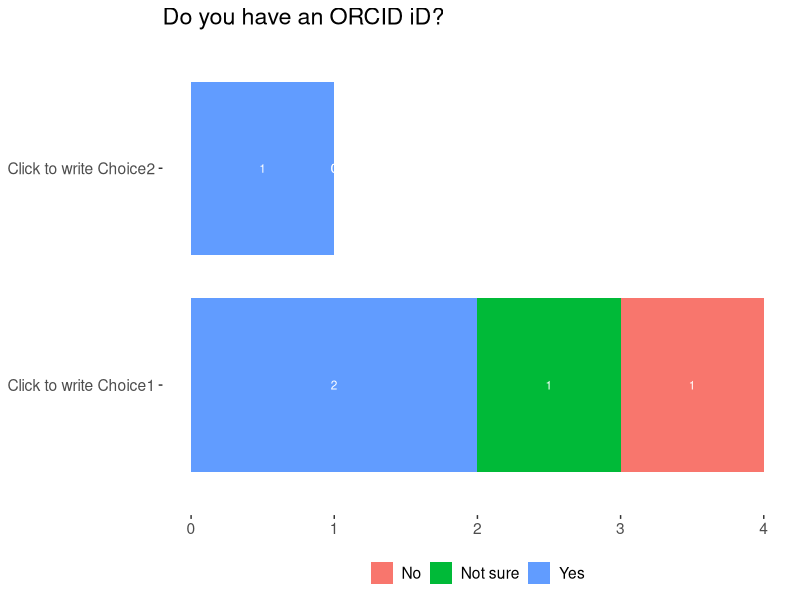
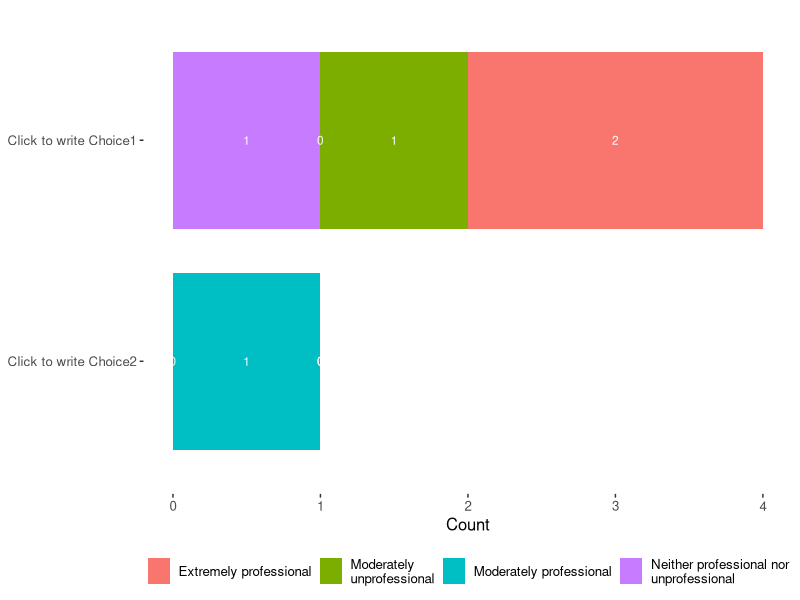

Write R code to recreate these figures, in order. (Note: this script raises an error after producing the figures.)
#!/usr/bin/env Rscript

#####################################LIBRARIES#####################################
library(ggplot2)
library(scales)
library(reshape)
library(gridExtra)
library(grid)
library(dplyr)

#####################################FUNCTIONS#####################################
#wrap labels
#takes as attributes the string value to be wrapped, including categories in a plot, and the width
label_wrap_mod <- function(value, width = 30) {
  sapply(strwrap(as.character(value), width=width, simplify=FALSE), paste, collapse="\n")}

# functions to generate summary of ../results for multiple choice questions
# takes as attributes the dataframe and column name (question ID)
multiSelection <- function(dataset, question)
{
  prefix <- question
  dataset <- dataset[, grep("_TEXT", colnames(dataset), value = TRUE, invert=TRUE)]
  prefix_stack <- melt(dataset, id.vars=c("ResponseId", "count"), measure.vars = grep(toString(prefix), names(dataset), value = TRUE))
  prefix_stack[prefix_stack == ""] <- NA # exclude cases without answer
  prefix_stack <- prefix_stack[complete.cases(prefix_stack),]
  prefix_stack
}

# Arrange graphs together with a single shared legend 
grid_arrange_shared_legend <- function(..., ncol = length(list(...)), nrow = 1, position = c("bottom", "right")) {
  plots <- list(...)
  position <- match.arg(position)
  g <- ggplotGrob(plots[[1]] + theme(legend.position = position))$grobs
  legend <- g[[which(sapply(g, function(x) x$name) == "guide-box")]]
  lheight <- sum(legend$height)
  lwidth <- sum(legend$width)
  gl <- lapply(plots, function(x) x + theme(legend.position="none"))
  gl <- c(gl, ncol = ncol, nrow = nrow)
  
  combined <- switch(position,
                     "bottom" = arrangeGrob(do.call(arrangeGrob, gl),
                                            legend,
                                            ncol = 1,
                                            heights = unit.c(unit(1, "npc") - lheight, lheight)),
                     "right" = arrangeGrob(do.call(arrangeGrob, gl),
                                           legend,
                                           ncol = 2,
                                           widths = unit.c(unit(1, "npc") - lwidth, lwidth)))
  grid.newpage()
  grid.draw(combined)
  
  # return gtable invisibly
  invisible(combined)
}

# plot a multiple choice question as bar chart
# input is the data frame and column name
plotMCQ <- function(data, question){
  data$QID <- toString(question)
  data <- left_join(x=data, y=questions, by=c("Group.1" = "QualtricsID"))
  names(data)[names(data) =="x"] <- "count"
  plot <- ggplot(data, aes(x=label_wrap_mod(subQtext, width=35), y=count))+ coord_flip() +
    geom_bar(stat="Identity", width=0.8) +
    theme(axis.title.y = element_blank(),axis.line=element_line(color="gray90"), text = element_text(size=12), panel.background=element_rect(fill="white"),plot.title = element_text(hjust=0.5)) + 
    #scale_y_continuous(breaks=pretty_breaks(n=10)) + 
    geom_text(aes(label=count),position=position_stack(vjust=0.5), colour="white") +
    xlab("count")
  plot
}

# plot a simple question as column chart
# input is the data frame and column name
plotSimpleQ <- function(data, question){
  data <- left_join(x=data, y=subset(options, QID == toString(question), select=c("option", "optionText")), by=c("Var1" = "option"))
  plot <- ggplot(data, aes(x=label_wrap_mod(data$optionText, width=35), y = Freq, fill=data$optionText)) +
    geom_bar(stat="identity", width=0.8) +
    theme(legend.position="none", axis.title.x = element_blank(), axis.line=element_line(color="gray90"), text = element_text(size=12), panel.background=element_rect(fill="white"),plot.title = element_text(hjust=0.5)) + 
    scale_y_continuous(breaks=pretty_breaks(n=10)) + 
    geom_text(aes(label= Freq),vjust=0, hjust=1.5, color="gray40")+
    geom_text(aes(label = scales::percent((Freq)/sum(Freq)), y= (Freq)/2), vjust =0, color="white")
  plot
}

# plot a matrix question as stacked 100% bar chart
# input is data frame and column name (question ID)
plotMatrixQ <- function(data, question){
  data <- left_join(x=data, y=questions, by=c("Group.1"= "QualtricsID"))
  data$QID <- toString(question)
  data <- left_join(x=data, y=options, by=c("QID", "Group.2" ="option"))
  plot <- ggplot(data, aes(label_wrap_mod(subQtext, width=35),x,fill=optionText))+ coord_flip()+
    geom_bar(stat="Identity", position="stack",width=0.9, color="white") +
    theme(axis.line=element_line(color="gray90"),axis.title.x=element_blank(),axis.ticks.x = element_blank(),axis.title.y = element_blank(), legend.position="top", legend.title = element_blank(),panel.background=element_rect(fill="white"),text = element_text(size=12)) + 
    geom_text(aes(label=x),size=3, position=position_stack(vjust=0.5), color="white")+
    ylab("Count")
  plot
}
##################################### DATA #####################################

AllData <- read.csv("data/ORCIDstudy_survey-generic-v3_num.csv", stringsAsFactors=FALSE)
#extract the response data
data <- AllData[-c(1:2),c(8, 11:length(AllData))]
data$count <- 1

# get a list of all questions and options of the survey based on the Qulatrics data export with question text
#AllData <- read.csv("data/ORCIDstudy_survey-generic-v3_txt.csv", stringsAsFactors=FALSE)
QualtricsID <- names(AllData[11:length(AllData)])
Qualtricstext <- t(AllData[1,11:length(AllData)])
QID <- NA
Qtext <- NA
subQID <- NA
subQtext <- NA
questions <- data.frame(QualtricsID, Qualtricstext, QID, Qtext, subQID, subQtext, row.names=NULL)
names(questions)[names(questions)=="X1"] <- "Qualtricstext"
questions$QID <- gsub("*_.*", "",questions$QualtricsID)
questions$Qtext <- gsub(" -.*","",questions$Qualtricstext)
questions$subQID <- gsub(".*_", "",questions$QualtricsID)
questions$subQtext <- gsub(".* - ","",questions$Qualtricstext)
#save the list to a csv file
write.table(questions,"data/surveyQuestions.csv", sep=",",row.names=FALSE)

#cleaning up...
rm(QualtricsID, Qualtricstext, QID, Qtext, subQID, subQtext)

#Drop-down menus for job roles and schools and single choice questions in qualtrics are not represented in the export
options <- read.csv("data/Options.csv")
options$option <- as.character(options$option)

######################## FREE TEXT ANSWERS ################### 
# Function to create a file with the free-text answers to one of the questions
txtout <- function(data,colname)
{
  filename <- paste("data/", colname,".csv", sep="")
  colNum <- match(toString(colname), names(data))
  responded <- subset(data, data[colNum] !="")
  txtResponses <- responded[c(match("ResponseId", names(data)),match("Q2.1", names(data)),match("Q6.1", names(data)),match("Q6.2", names(data)),colNum)]
  write.csv(txtResponses,file= filename, row.names=FALSE)
}

# Print comments as R-output
printText <- function(colname)
{
  colNum <- match(toString(colname), names(data))
  text <- data[,colNum]
  text <- subset(text, text !="" & text !="n/a" & text !="N/A" & text !="none")
  text
}

### Generate extract of answers to free text questions
freetext <- c("Q2.3_12_TEXT", "Q2.5", "Q2.7", "Q2.8", "Q2.9_9_TEXT", "Q2.13_5_TEXT", "Q2.15", "Q3.2_6_TEXT", "Q3.4", "Q4.1_13_TEXT", "Q5.3", "Q6.3", "Q6.4")
for(i in freetext){
  txtout(data, i)
}

#################### Response by department ################################
# incorporate data about staff/students per department to obtain percentages

dept_data <- as.data.frame(table(subset(data, Q6.1 !="")$Q6.1, subset(data, Q6.1 !="")$Q6.2))

#uncomment and adjust to create categories for staff and students at higher level instead of job groups:
#dept_data$Q6.2 <- gsub("1|2|3|4|7", "Staff", dept_data$Q6.2)
#dept_data$Q6.2 <- gsub("5|6", "Staff", dept_data$Q6.2)

dept_data <- left_join(x=dept_data, y=subset(options, QID =="Q6.1", select=c("option", "optionText")), by=c("Var1" = "option"))
dept_data <- left_join(x=dept_data, y=subset(options, QID =="Q6.2", select=c("option", "optionText")), by=c("Var2" = "option"))

deptResponse_plot <- ggplot(dept_data, aes(x=reorder(optionText.x, Freq, sum), y=Freq, fill=label_wrap_mod(optionText.y, width=25))) + 
         coord_flip()+ geom_bar(stat="Identity", width=0.8) +
       #  scale_fill_manual(values = c("gray65","gray30"))+
         theme(legend.position="bottom", axis.title.y = element_blank(), 
               legend.title = element_blank(), text = element_text(size=12),panel.background=element_rect(fill="white")) +
         geom_text(aes(label= Freq),position=position_stack(vjust=0.5),size=3, color="white") +
         ylab("Count")

#plot ORCID iDs
dept_ORCIDs <- as.data.frame(table(subset(data, Q6.1 !="")$Q6.1, subset(data, Q6.1 !="")$Q2.1))
dept_ORCIDs <- left_join(x=dept_ORCIDs, y=subset(options, QID =="Q6.1", select=c("option", "optionText")), by=c("Var1" = "option"))
dept_ORCIDs <- left_join(x=dept_ORCIDs, y=subset(options, QID=="Q2.1", select=c("option", "optionText")), by=c("Var2" = "option"))

deptORCIDs_plot <- ggplot(dept_ORCIDs, aes(y=Freq, x=optionText.x, fill=optionText.y)) + coord_flip() +
  geom_bar(stat="Identity", width=0.8) +
  theme(legend.position="bottom", axis.title.y = element_blank(),axis.title.x = element_blank(), 
        legend.title = element_blank(), text = element_text(size=14),panel.background=element_rect(fill="white")) +
  geom_text(aes(label= Freq),position=position_stack(vjust=0.5),size=3, color="white") + 
  ggtitle("Do you have an ORCID iD?")

#export output
colnames(dept_data) <- c("School-choice", "option-choice", "count", "question code", "School")
write.table(subset(agg_deptResponse, select=c("School", "count")),"../results/responses-depts.csv", sep=",", row.names = FALSE)
ggsave("results/deptResponse_plot.png", plot = deptResponse_plot, dpi=300)

colnames(dept_ORCIDs) <- c("School-choice", "ORCID-choice", "count", "School", "ORCID iD")
write.table(subset(agg_deptORCIDs, select=c("School", "ORCID iD", "count")),"../results/ORCID-dept.csv", sep=",", row.names = FALSE)
ggsave("results/deptORCIDs.png", plot=deptORCIDs_plot, dpi=300)

#################### By role ################################
job_data <- as.data.frame(table(subset(data, Q6.2 !="")$Q6.2))
job_data_plot <- ggplot(job_data, aes(x = optionText, y=Freq)) + geom_bar(stat="identity")+ 
  theme(axis.title.y=element_blank()) + coord_flip() + ylab("count")


# plot ORCID iDs
job_ORCIDs <- as.data.frame(table(subset(data, Q6.2 !="")$Q6.2, subset(data, Q6.2 !="")$Q2.1))
job_ORCIDs <- left_join(x=dept_ORCIDs, y=subset(options, QID =="Q6.2", select=c("option", "optionText")), by=c("Var1" = "option"))
job_ORCIDs <- left_join(x=dept_ORCIDs, y=subset(options, QID=="Q2.1", select=c("option", "optionText")), by=c("Var2" = "option"))

job_ORCIDs_plot <- ggplot(job_ORCIDs, aes(y=Freq, x=label_wrap_mod(optionText.x, width=30), fill=optionText.y)) + coord_flip() +
  geom_bar(stat="Identity", width=0.8) +
  theme(legend.position="bottom", axis.title.y = element_blank(),axis.title.x = element_blank(), 
        legend.title = element_blank(), text = element_text(size=14),panel.background=element_rect(fill="white")) +
  geom_text(aes(label= Freq),position=position_stack(vjust=0.5),size=3, color="white")

#export output
job_data <- left_join(x=job_data, y=subset(options, QID =="Q6.2", select=c("option", "optionText")), by=c("Var1" = "option"))
colnames(job_data) <- c("Job-choice", "count", "Job role")
write.table(subset(job_data, select=c("Job role", "count")),"../results/responses-roles.csv", sep=",", row.names = FALSE)
ggsave("results/roleResponse.png", plot=roleResponse_plot, dpi=300)

colnames(job_ORCIDs) <- c("Job-choice", "ORCID-choice", "count", "Job role", "ORCID iD", "ORCID iD")
write.table(subset(job_ORCIDs, select=c("Job role", "ORCID iD", "count")),"../results/ORCID-role.csv", sep=",", row.names = FALSE)
ggsave("results/roleORCIDs.png", plot=roleORCIDs_plot, dpi=300)

####################ID count################################

iDs <- as.data.frame(table(subset(data, Q2.1 !="")$Q2.1))
iDs_plot <- plotSimpleQ(iDs, "Q2.1")
iDs <- left_join(x=iDs, y=subset(options, QID =="Q2.1", select=c("option", "optionText")), by=c("Var1" = "option"))
ggsave("results/ORCIDiDs.png", plot=ORCIDiDs_plot, dpi=300)
